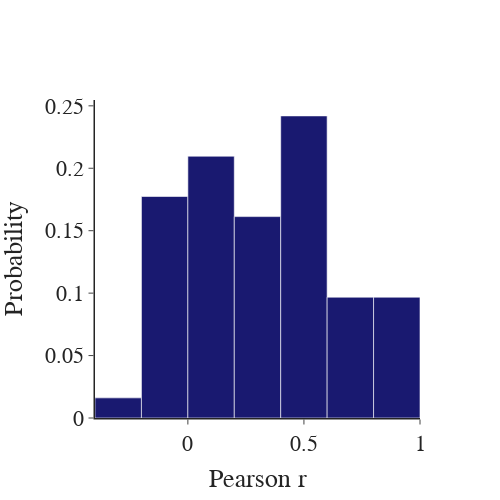

Notebook code for this chart:
### Code cell
test = stability_df[(stability_df['session_one'] == 'C1') & (stability_df['session_two'] == 'C5')]
fig = pf.custom_graph_template(x_title='Pearson r', y_title='Probability')
fig.add_trace(go.Histogram(x=test['stability'], marker_color=ce_color_dict[stability_df['group'].unique()[0]], histnorm='probability'))
fig.show()

### Figure 1 — Plotly figure (JSON) as saved in the notebook; plotly's stock layout.template omitted (floating-point values rounded to 4 significant figures)
{"data": [{"histnorm": "probability", "marker": {"color": "midnightblue"}, "type": "histogram", "x": [0.5004, -0.04474, 0.8566, 0.9751, -0.06671, 0.4976, 0.08501, 0.4486, 0.9784, 0.6043, 0.9198, 0.4936, 0.1503, 0.4337, 0.4604, 0.7192, 0.1239, 0.4641, 0.5695, 0.3135, 0.2232, -0.2187, 0.5946, -0.08198, 0.6273, -0.09535, 0.02122, 0.3609, 0.4588, 0.07297, 0.1387, -0.08195, 0.2567, -0.02762, 0.9289, -0.03255, 0.4148, 0.2695, 0.1055, 0.2884, 0.08533, 0.121, 0.2108, 0.5709, -0.07619, 0.09415, 0.2475, 0.1137, 0.498, 0.7116, -0.00329, 0.336, 0.07798, 0.8821, 0.05752, -0.03545, 0.3571, -0.05659, 0.5855, 0.495, 0.6153, 0.7167]}], "layout": {"font": {"family": "Arial", "size": 22}, "height": 500, "title": {"x": 0.5, "xanchor": "center", "y": 0.9, "yanchor": "top"}, "width": 500, "xaxis": {"anchor": "y", "domain": [0, 1], "linewidth": 1.5, "title": {"text": "Pearson r"}}, "yaxis": {"anchor": "x", "domain": [0, 1], "linewidth": 1.5, "title": {"text": "Probability"}}}}
